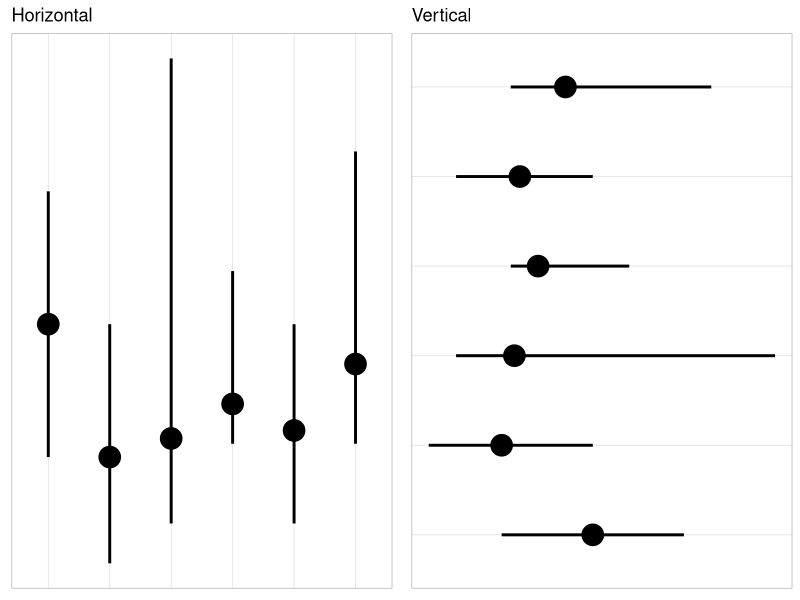

This figure's R source:
library(tidyverse)
library(gridExtra)

# Set global ggplot theme
theme_set(theme_light())

# Set seed for reproducibility 
set.seed(1972)

# generate data
alignData <- tibble(
  x = factor(c(1:6)),
  x_lab = c("Long label one", "Long label two", "Long label three","Long label one", "Long label two", "Long label three"),
  y = c(2, 1, 1.14, 1.4, 1.2, 1.7),
  low = c(1, 0.2, 0.5, 1.1, 0.5, 1.1),
  hi = c(3, 2, 4, 2.4, 2, 3.3))



a <- alignData %>%
  ggplot(aes(
    x = x,
    y = y,
    ymin = low,
    ymax = hi
  )) +
  geom_point(size = 7) +
  geom_linerange(size = 1) +
  theme(
    axis.title = element_blank(),
    axis.text = element_blank(),
    axis.ticks = element_blank(),
    panel.grid.major.y = element_blank(),
    panel.grid.minor.y = element_blank()
  ) +
  ggtitle("Horizontal")


b <- alignData %>% 
  ggplot(aes(
    x = x,
    y = y,
    ymin = low,
    ymax = hi
  )) +
  geom_point(size = 7) +
  geom_linerange(size = 1) +
  coord_flip() +
  theme(
    axis.title = element_blank(),
    axis.text = element_blank(),
    axis.ticks = element_blank(),
    panel.grid.major.x = element_blank(),
    panel.grid.minor.x = element_blank()
  ) +
  ggtitle("Vertical")

# plot side by side
grid.arrange(a, b, nrow = 1)
